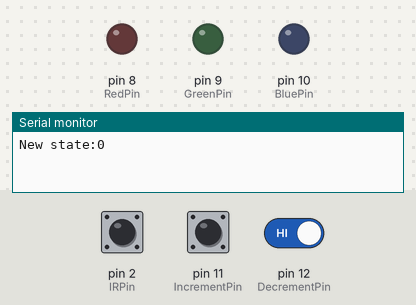
A sketch run on a simulated Arduino Uno, built with avr-gcc and run on an emulated ATmega328P. Parts: output pins drawn as LEDs (lit = HIGH), the last lines printed to the serial monitor. Inputs (shaded band) come from the test bench; at power-on: pin 11 (IncrementPin) HIGH, pin 12 (DecrementPin) HIGH, pin 2 (IRPin) HIGH.

Above: at 1.2 s.
1.3 s: pin 11 (IncrementPin) driven LOW
At 2.5 s:
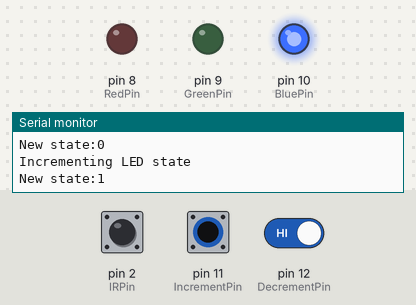
2.8 s: pin 12 (DecrementPin) driven LOW
At 3.9 s:
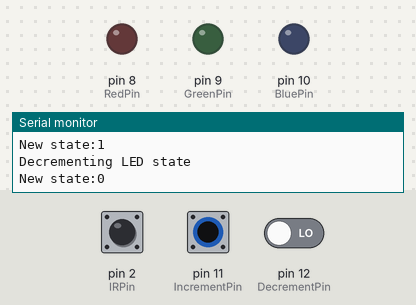
4.3 s: pin 11 (IncrementPin) pulsed HIGH 5 times (0.12 s each, 0.3 s apart)
At 6.9 s:
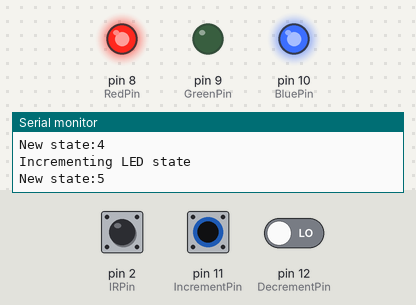
7.3 s: pin 11 (IncrementPin) pulsed HIGH 2 times (0.12 s each, 0.3 s apart)
At 9.0 s:
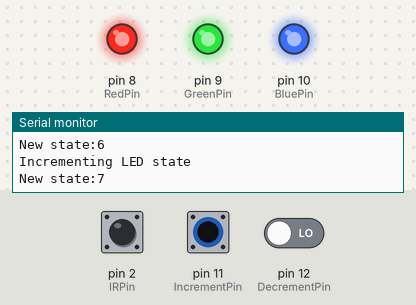
Timing chart, 0 to 10.4 s (numbered marks = the images above; inputs shaded):
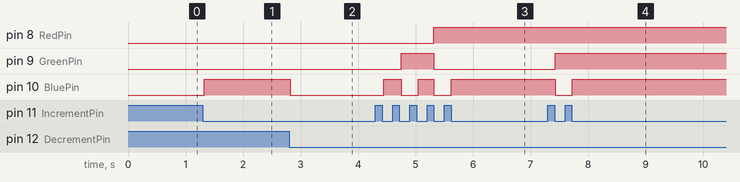

Measured:
- after the input at 1.3 s, pin 10 (BluePin): LOW → HIGH at once
- after the input at 2.8 s, pin 10 (BluePin): HIGH → LOW at once
- after the input at 4.3 s, pin 8 (RedPin): LOW → HIGH after 1.0 s; pin 9 (GreenPin): LOW → HIGH after 0.45 s, → LOW 0.57 s later; pin 10 (BluePin): alternates HIGH for 0.29 s and LOW for 0.30 s, 5 changes in all, then stays HIGH, starting after 0.15 s
- after the input at 7.3 s, pin 9 (GreenPin): LOW → HIGH after 0.13 s; pin 10 (BluePin): HIGH → LOW after 0.13 s, → HIGH 0.30 s later

The sketch:

buttons_and_ir_control_led.ino
```cpp
#include <Arduino_FreeRTOS.h>
#include <semphr.h>
#include <IRremote.hpp>

// define pins as constants for easier changes to pinout
#define DecrementPin 12
#define IncrementPin 11
#define RedPin 8
#define GreenPin 9
#define BluePin 10
#define IRPin 2 // can only be 2 or 3 on this board

// delay between button polling in ms
#define ButtonPollingDelay 30

SemaphoreHandle_t mutex;
// LED state as an int
int led_state = 0;
// IR proccess flag
bool IrReceived = false;

void setup() {
  // init pins & Serial
  Serial.begin(9600);
  pinMode(DecrementPin, INPUT);
  pinMode(IncrementPin, INPUT);
  pinMode(RedPin, OUTPUT);
  pinMode(BluePin, OUTPUT);
  pinMode(GreenPin, OUTPUT);
  set_LED_state(led_state);
  // mutex semaphore
  mutex = xSemaphoreCreateMutex();
  if(mutex == NULL) {
    Serial.println("Mutex can not be created");
  }
  // init button controlers
  xTaskCreate(taskDecrement, "taskDecrement", 128, NULL, 1, NULL);
  xTaskCreate(taskIncrement, "taskIncrement", 128, NULL, 1, NULL);
  // init IR receiver
  IrReceiver.begin(IRPin, ENABLE_LED_FEEDBACK);
  attachInterrupt(digitalPinToInterrupt(IRPin), handleIR, CHANGE);
}

// on every button press, decrease led_state by 1. Do nothing on button hold / release
void taskDecrement(void *pvParameters) {
  // use last_pin_state to avoid long button presses from trigering decrement twice
  int last_pin_state = 1;
  int current_pin_state = 1;
  while(1) {
    current_pin_state = digitalRead(DecrementPin);
    if(current_pin_state == 0 && last_pin_state == 1) {
      last_pin_state = 0;
      xSemaphoreTake(mutex, portMAX_DELAY);
      Serial.println("Decrementing LED state");
      led_state = (led_state - 1 +8) % 8; // +8 to use mod properly
      set_LED_state(led_state);
      xSemaphoreGive(mutex);
    }
    else if (current_pin_state == 1) { // state 0 -> 0 can be safely ignored (do nothing)
      last_pin_state = 1;
    }
    vTaskDelay(pdMS_TO_TICKS(ButtonPollingDelay));
  }
}

// on every button press, increase led_state by 1. Do nothing on button hold / release
void taskIncrement(void *pvParameters) {
  // use last_pin_state to avoid long button presses from trigering decrement twice
  int last_pin_state = 1;
  int current_pin_state = 1;
  while(1) {
    current_pin_state = digitalRead(IncrementPin);
    if(current_pin_state == 0 && last_pin_state == 1) {
      last_pin_state = 0;
      xSemaphoreTake(mutex, portMAX_DELAY);
      Serial.println("Incrementing LED state");
      led_state = (led_state + 1 +8) % 8; // +8 to use mod properly
      set_LED_state(led_state);
      xSemaphoreGive(mutex);
    }
    else if (current_pin_state == 1) { // state 0 -> 0 can be safely ignored (do nothing)
      last_pin_state = 1;
    }
    vTaskDelay(pdMS_TO_TICKS(ButtonPollingDelay));
  }
}

// set state to same as the button pressed on the RC. ignore IR signal if not corresponding to 0-7
void handleIR(){
  if(IrReceived){
    return;
  }
  IrReceived = true;
  if(IrReceiver.decode()){
    Serial.println("IR signal received");
    if(IrReceiver.decodedIRData.command>=0 && IrReceiver.decodedIRData.command<=7){
      led_state = IrReceiver.decodedIRData.command;
      set_LED_state(led_state);
    }
    IrReceiver.resume();
    delay(50);
    IrReceived = false;
  }
}

void set_LED_state(int state){
  Serial.print("New state:");
  Serial.println(state);
  digitalWrite(BluePin, state%2);
  state = state / 2;
  digitalWrite(GreenPin, state%2);
  state = state / 2;
  digitalWrite(RedPin, state%2); // mod should be redundant here but written for consistency
}

void loop() {
  /*if(IrReceiver.decode()){
    Serial.println("IR signal received");
    if(IrReceiver.decodedIRData.command>=0 && IrReceiver.decodedIRData.command<=7){
      led_state = IrReceiver.decodedIRData.command;
      set_LED_state(led_state);
    }
    IrReceiver.resume();
    delay(50);
  }
  else{
    delay(5);
  }*/
}
```
